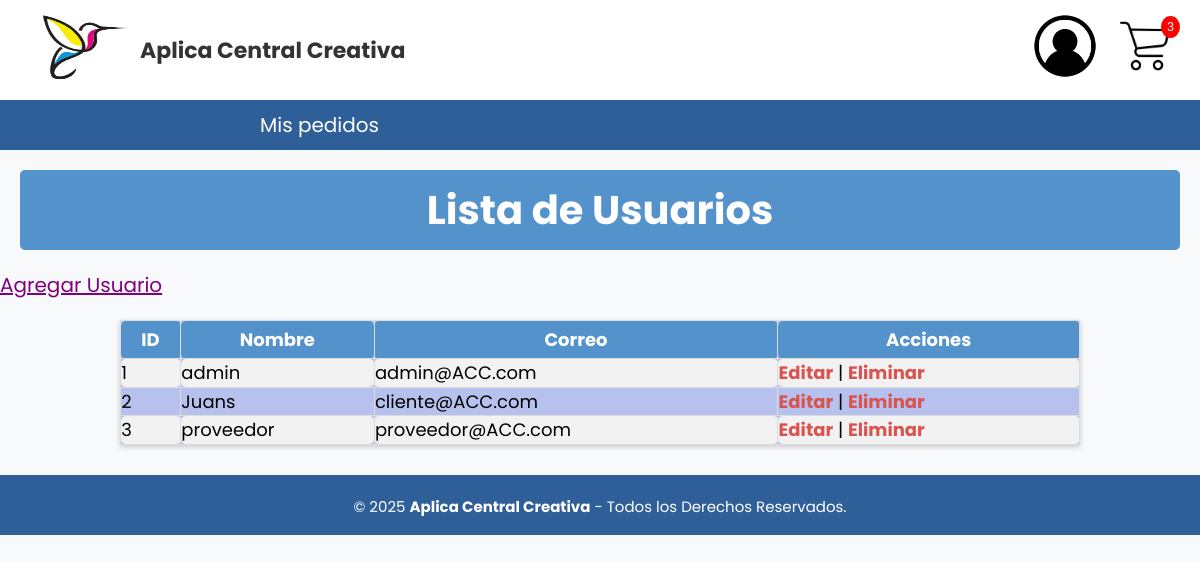
/Banco_Usuarios/Usuarios_B.php (signed in), run on the app's committed database.
### tables this page shows
CREATE TABLE usuario (
id_usuario INT NOT NULL PRIMARY KEY AUTO_INCREMENT,
nombre_usuario VARCHAR(50) NOT NULL,
correo VARCHAR(100) NOT NULL,
contraseña VARCHAR(25) NOT NULL,
id_rol INT NOT NULL, 
CONSTRAINT fk_usuario_roles FOREIGN KEY (id_rol) REFERENCES Roles(id_rol)
);

### Banco_Usuarios/Usuarios_B.php (the view)
<?php
include('../Nav/header.php');
$query = "SELECT * FROM usuario";
$resultado = $conn2->query($query);
?>
<h1 class="titulo">Lista de Usuarios</h1>
<a href="Registro_U\Registro_Usuario.php" class="button">Agregar Usuario</a>
<table class='tabla'>
  <tr>
    <th>ID</th>
    <th>Nombre</th>
    <th>Correo</th>
    <th>Acciones</th>
  </tr>
  <?php while ($row = $resultado->fetch_assoc()): ?>
  <tr>
    <td><?= $row['id_usuario'] ?></td>
    <td><?= $row['nombre_usuario'] ?></td>
    <td><?= $row['correo'] ?></td>
    <td>
      <a href="Editar_U/Modificar.php?id=<?= $row['id_usuario'] ?>" class="button">Editar</a> |
      <a href="Eliminar_U\Eliminar_U.php?id=<?= $row['id_usuario'] ?>" onclick="return confirm('¿Eliminar usuario?')" class="button">Eliminar</a>
    </td>
  </tr>
  <?php endwhile; ?>
</table>
<?php include('../Nav/footer.php'); ?>

### CSS/cabecera.css (style rules this page uses)
html { font-size: 20px; overflow-y: auto; font-family: 'Poppins', sans-serif; }

### CSS/menu.css (style rules this page uses)
* { padding: 0px; margin: 0px; }

### CSS/tablas_boton.css (style rules this page uses)
.titulo { background-color: #5492cc; color: white; padding: 10px 20px; border: none; border-radius: 5px; cursor: pointer; font-family: 'Poppins', sans-serif; margin-left: 20px; margin-top: 20px; margin-right: 20px; }
.tabla { border-collapse: collapse; width: 80%; margin: 20px auto; font-family: 'Roboto', sans-serif; background-color: #b7c1ee; box-shadow: 0 2px 5px rgba(0, 0, 0, 0.2); }
.tabla th { border: 1px solid #ddd; padding: 5px 5px; text-align: center; }
.tabla td { border: 1px solid #ddd; padding: 0.3px 0.3px; text-align: left; }
.tabla th, .tabla_inv th, .tabla_ped th { background-color: #5492cc; color: white; font-weight: bold; }
.tabla td, .tabla_inv td, .tabla_ped td { color: #000000; }
.tabla tbody tr:nth-child(even) { background-color: #f2f2f2; }
.tabla th, table.tabla td { border-radius: 5px; }
a { text-decoration: underline; color: rgb(0, 0, 0); }

### CSS/formularios.css (style rules this page uses)
.titulo { background-color: #5492cc; color: white; padding: 10px 20px; border: none; border-radius: 5px; cursor: pointer; font-family: 'Poppins', sans-serif; margin-left: 20px; margin-top: 20px; margin-bottom: 20px; margin-right: 20px; }
* { font-family: 'Poppins', sans-serif; margin: 0; padding: 0; box-sizing: border-box; }

### CSS/departamentos.css (style rules this page uses)
a { text-decoration: underline; color: purple; }

### CSS/cabecera2.css (style rules this page uses)
* { padding: 0px; margin: 0px; }
h1, h2 { color: #000000; }
table { width: 100%; margin-bottom: 20px; border-collapse: collapse; }
table, th, td { border: 1px solid #ddd; }
th, td { padding: 10px; text-align: left; }

### CSS/Carrito.css (style rules this page uses)
body { font-family: 'Segoe UI', Tahoma, Geneva, Verdana, sans-serif; background-color: #f4f4f9; color: #000000; }
h1 { text-align: center; margin-bottom: 30px; color: #000000; }
th, td { padding: 12px 15px; text-align: center; vertical-align: middle; }
tbody tr { border-bottom: 1px solid #eee; }

### CSS/direccion.css (style rules this page uses)
body { font-family: 'Segoe UI', Tahoma, Geneva, Verdana, sans-serif; background-color: #f4f4f9; color: #000000; }
h1 { text-align: center; margin-bottom: 30px; color: #000000; }

### CSS/Tarjetas.css (style rules this page uses)
table { width: 95%; margin: 0 auto 40px auto; border-collapse: collapse; font-family: Arial, sans-serif; }
table th, table td { padding: 8px 10px; border: 1px solid #ddd; text-align: center; font-size: 0.9rem; }
table tbody tr:nth-child(even) { background-color: #f2f2f2; }
table a { color: #d9534f; text-decoration: none; font-weight: bold; }

### CSS/confirmar_pedido.css (style rules this page uses)
body { font-family: 'Segoe UI', Tahoma, Geneva, Verdana, sans-serif; background-color: #f4f4f9; color: #000000; margin: 0; padding: 0; }
h1 { text-align: center; color: #000000; margin-top: 20px; }

### CSS/reporte_ventas.css (style rules this page uses)
body { font-family: Arial, sans-serif; background-color: #f8f9fa; color: #333; }

### data on the page
usuario: id_usuario "1", nombre_usuario "admin", correo "admin@ACC.com"
usuario: id_usuario "2", nombre_usuario "Juans", correo "cliente@ACC.com"
usuario: id_usuario "3", nombre_usuario "proveedor", correo "proveedor@ACC.com"

### other printed values
$total_cantidad "3"
$nombre "Mis pedidos"
